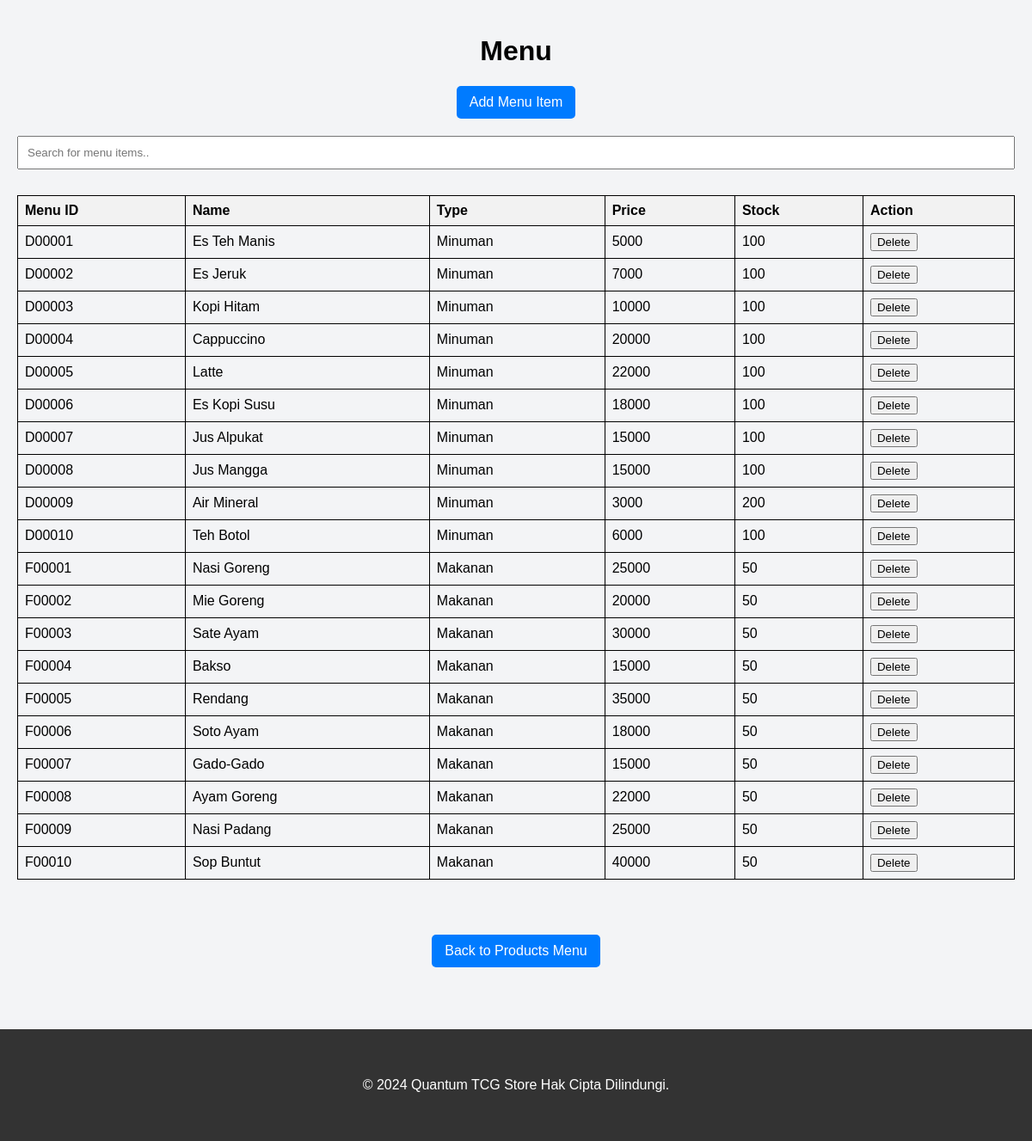
The app's page /sources/products/menu.php, older data.
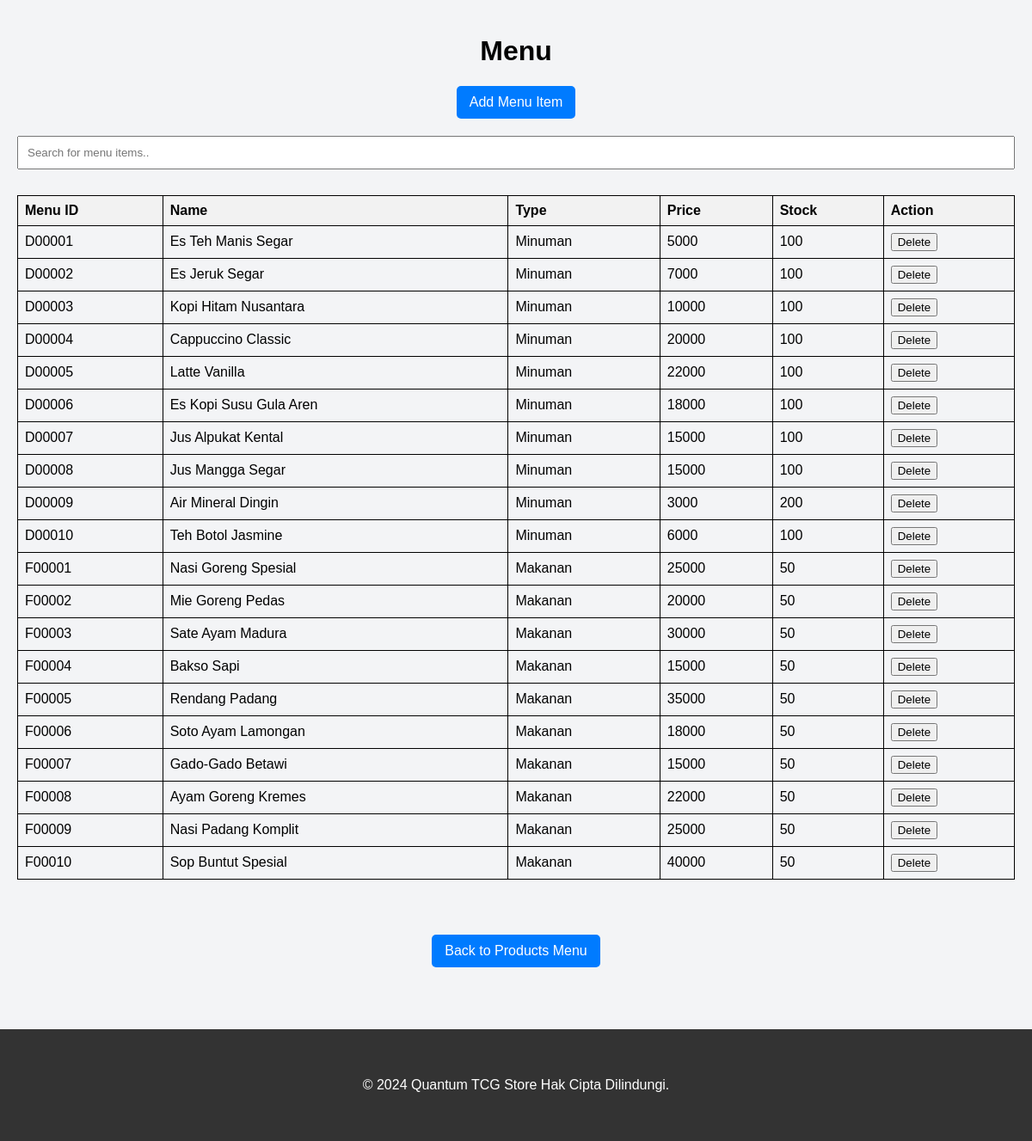
The same page, newer data.
### tables this page shows
CREATE TABLE Menu (
        MenuId char(6)  NOT NULL,
        MenuName varchar(100)  NOT NULL,
        MenuType varchar(20)  NOT NULL,
        MenuPrice int  NOT NULL,
        MenuStock int  NOT NULL,
        CONSTRAINT Menu_pk PRIMARY KEY (MenuId)
    );

### sources/products/menu.php (the view, shortened to what this page needs)
<?php
require_once 'F:\Program Files\XAMPP\htdocs\tcgstore\service\db.php';
try {
    $stmt = $pdo->query('SELECT * FROM Menu');
    $menus = $stmt->fetchAll();
} catch (PDOException $e) {
    die("Error fetching data: " . $e->getMessage());
}
?>
<!DOCTYPE html>
<html lang="en">
<head>
</head>
<body>
    <div class="container">
        <h1>Menu</h1>
        <a id="addMenuLink" href="add_menu.php">Add Menu Item</a>
        <input type="text" id="searchInput" onkeyup="filterMenus()" placeholder="Search for menu items..">
        <table id="menuTable">
            <tr>
                <th>Menu ID</th>
                <th>Name</th>
                <th>Type</th>
                <th>Price</th>
                <th>Stock</th>
                <th>Action</th>
            </tr>
            <?php foreach ($menus as $menu) : ?>
                <tr>
                    <td><?php echo htmlspecialchars($menu['MenuId']); ?></td>
                    <td><?php echo htmlspecialchars($menu['MenuName']); ?></td>
                    <td><?php echo htmlspecialchars($menu['MenuType']); ?></td>
                    <td><?php echo htmlspecialchars($menu['MenuPrice']); ?></td>
                    <td><?php echo htmlspecialchars($menu['MenuStock']); ?></td>
                    <td><button onclick="deleteMenu('<?php echo htmlspecialchars($menu['MenuId']); ?>')">Delete</button></td>
                </tr>
            <?php endforeach; ?>
            </table><p></p><p></p>
        <a id="backLink" href="products.php">Back to Products Menu</a>
    </div><p></p>
    <footer>
    </footer>
</body>
</html>

Row changes from the older to the newer data that the page shows:
changed menu "D00001": MenuName "Es Teh Manis" → "Es Teh Manis Segar"
changed menu "D00002": MenuName "Es Jeruk" → "Es Jeruk Segar"
changed menu "D00003": MenuName "Kopi Hitam" → "Kopi Hitam Nusantara"
changed menu "D00004": MenuName "Cappuccino" → "Cappuccino Classic"
changed menu "D00005": MenuName "Latte" → "Latte Vanilla"
changed menu "D00006": MenuName "Es Kopi Susu" → "Es Kopi Susu Gula Aren"
changed menu "D00007": MenuName "Jus Alpukat" → "Jus Alpukat Kental"
changed menu "D00008": MenuName "Jus Mangga" → "Jus Mangga Segar"
changed menu "D00009": MenuName "Air Mineral" → "Air Mineral Dingin"
changed menu "D00010": MenuName "Teh Botol" → "Teh Botol Jasmine"
changed menu "F00001": MenuName "Nasi Goreng" → "Nasi Goreng Spesial"
changed menu "F00002": MenuName "Mie Goreng" → "Mie Goreng Pedas"
changed menu "F00003": MenuName "Sate Ayam" → "Sate Ayam Madura"
changed menu "F00004": MenuName "Bakso" → "Bakso Sapi"
changed menu "F00005": MenuName "Rendang" → "Rendang Padang"
changed menu "F00006": MenuName "Soto Ayam" → "Soto Ayam Lamongan"
changed menu "F00007": MenuName "Gado-Gado" → "Gado-Gado Betawi"
changed menu "F00008": MenuName "Ayam Goreng" → "Ayam Goreng Kremes"
changed menu "F00009": MenuName "Nasi Padang" → "Nasi Padang Komplit"
changed menu "F00010": MenuName "Sop Buntut" → "Sop Buntut Spesial"
